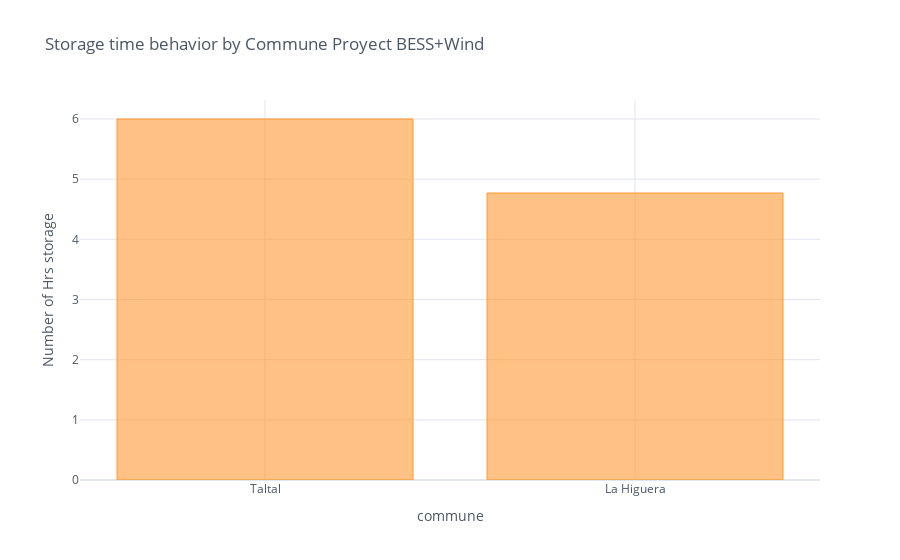

The notebook cell this image was saved under:
### Code cell
dfi2.iplot(kind = 'bar',#x = df_grafica_horas_operacion['Región'], 
                       #         y = df_grafica_horas_operacion['number of hours of storage/discharge'],        
           xTitle = 'commune',
             yTitle = "Number of Hrs storage",title = 'Storage time behavior by Commune Proyect BESS+Wind')#,
        #)

### Figure 1 — Plotly figure (JSON) as saved in the notebook; plotly's stock layout.template omitted (floating-point values rounded to 4 significant figures)
{"data": [{"marker": {"color": "rgba(255, 153, 51, 0.6)", "line": {"color": "rgba(255, 153, 51, 1.0)", "width": 1}}, "name": "number of hours of storage/discharge", "orientation": "v", "text": "", "type": "bar", "x": ["Taltal", "La Higuera"], "y": [6, 4.77]}], "layout": {"legend": {"bgcolor": "#FFFFFF", "font": {"color": "#4D5663"}}, "paper_bgcolor": "#FFFFFF", "plot_bgcolor": "#FFFFFF", "title": {"font": {"color": "#4D5663"}, "text": "Storage time behavior by Commune Proyect BESS+Wind"}, "xaxis": {"gridcolor": "#E1E5ED", "showgrid": true, "tickfont": {"color": "#4D5663"}, "title": {"font": {"color": "#4D5663"}, "text": "commune"}, "zerolinecolor": "#E1E5ED"}, "yaxis": {"gridcolor": "#E1E5ED", "showgrid": true, "tickfont": {"color": "#4D5663"}, "title": {"font": {"color": "#4D5663"}, "text": "Number of Hrs storage"}, "zerolinecolor": "#E1E5ED"}}}
